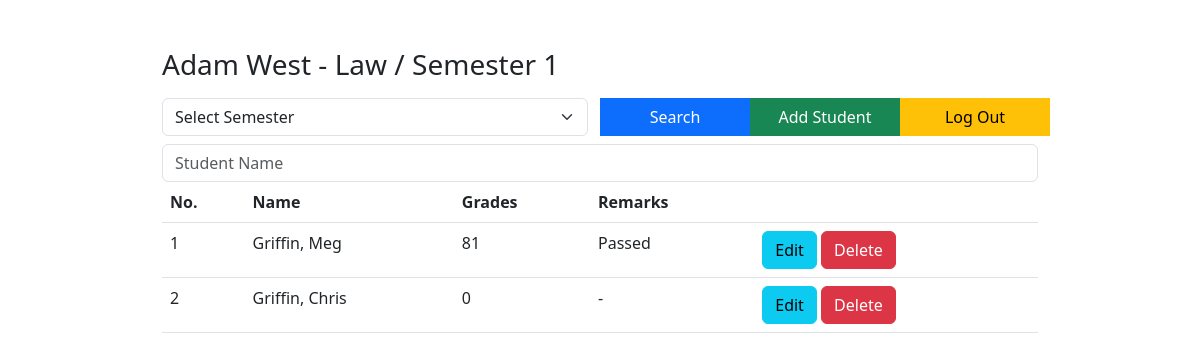
Screenshot of /ClassPortal/pages/teacher.php (signed in) with the database file from the repository.
### tables this page shows
CREATE TABLE `credentials` (
  `name` varchar(60) NOT NULL,
  `username` varchar(30) NOT NULL,
  `pw` varchar(30) NOT NULL,
  `role` varchar(7) NOT NULL,
  `subject` varchar(30) NOT NULL,
  `accountId` varchar(100) DEFAULT NULL
);

CREATE TABLE `semester1` (
  `accountId` varchar(13) NOT NULL,
  `name` varchar(30) NOT NULL,
  `subject` varchar(30) NOT NULL,
  `teacher` varchar(30) NOT NULL,
  `grade` int(11) DEFAULT NULL
);

### ClassPortal/pages/teacher.php (the view, shortened to what this page needs)
<?php
    include '../connection/database.php';
    $selectedSem = "semester1";
    $nameSearch = "";
    if(isset($_GET['sem']) || isset($_GET['stdntSearch'])){
        $nameSearch = $_GET['stdntSearch'];
        $selectedSem = $_GET['sem'];
    }
    else if(!isset($_GET['sem'])){
        $selectedSem = "semester1";
    }
?>
<!DOCTYPE html>
<html lang="en">
<head>
    <link href="https://cdn.jsdelivr.net/npm/bootstrap@5.3.0-alpha1/dist/css/bootstrap.min.css" rel="stylesheet">
</head>
<body>
    <div class="container w-75 mt-5">
        <div class="row mb-2">
            <?php
                $query = 'select * from credentials where accountId = "' . $_SESSION['accId'] . '"';
                $result = $conn->query($query);
                $row = $result->fetch_assoc();
                $subject = "";
                if($result->num_rows != 0){
                    $subject = $row["subject"];
                    echo '<h3>' . $row["name"] . ' - ' . $row["subject"] . ' / ' . 'Semester ' . substr($selectedSem, -1) . '</h3>';
                }
            ?>
        </div>
        <form method="get" class="row no-gutters justify-content-center">
            <div class="col-6">
                <select class="form-select" aria-label="Default select example" name="sem">
                    <option selected hidden value="semester1">Select Semester</option>
                </select>
            </div>
            <button type="submit" class="col btn btn-primary rounded-0">Search</button>
            <a href="addStudent.php" class="col btn btn-success rounded-0">Add Student</a>
            <a href="../functions/LogOut.php" class="col btn btn-warning rounded-0">Log Out</a>
            <div class="row input-group mt-2">
                <input type="search" class="col-8 form-control rounded" placeholder="Student Name" name="stdntSearch" value="<?php echo $nameSearch ?>" />
            </div>
        </form>
        <table class="table">
            <thead>
                <tr>
                    <th>No.</th>
                    <th>Name</th>
                    <th>Grades</th>
                    <th>Remarks</th>
                    <th></th>
                </tr>
            </thead>
            <tbody>
                <?php
                    $gradesQry = 'select * from ' . $selectedSem . ' where subject = "' . $subject . '"';
                    $count = 1;
                    if($nameSearch == ""){
                        $result = $conn->query($gradesQry);
                        while($gradesRow = $result->fetch_assoc()){
                            $remarks = $gradesRow["grade"] == 0 ? "-" : ($gradesRow["grade"] > 75 ? "Passed" : "Failed");
                            echo '
                            <tr>
                                <td>' . $count++ . '</td>
                                <td>' . $gradesRow["name"] . '</td>
                                <td>' . $gradesRow["grade"] . '</td>
                                <td>' . $remarks . '</td>
                                <td>
                                    <a href="edit.php?id=' . $gradesRow["accountId"] . '&subject=' . $subject . '&name=' . $gradesRow["name"] . '" class="btn btn-info">Edit</a>
                                    <button onclick="deleteFunc(\''.$gradesRow["accountId"].'\', \''.$subject.'\')" class="btn btn-danger">Delete</button>
                                </td>
                            </tr>
                            ';
                        }
                    }
                ?>
            </tbody>
        </table>
    </div>
</body>
</html>

### rows the page displays
credentials: name "Adam West", subject "Law"
semester1: name "Griffin, Meg", grade "81", grade "Passed"
semester1: name "Griffin, Chris", grade "0", grade "-"

### other values shown
substr($selectedSem, -1) "1"
